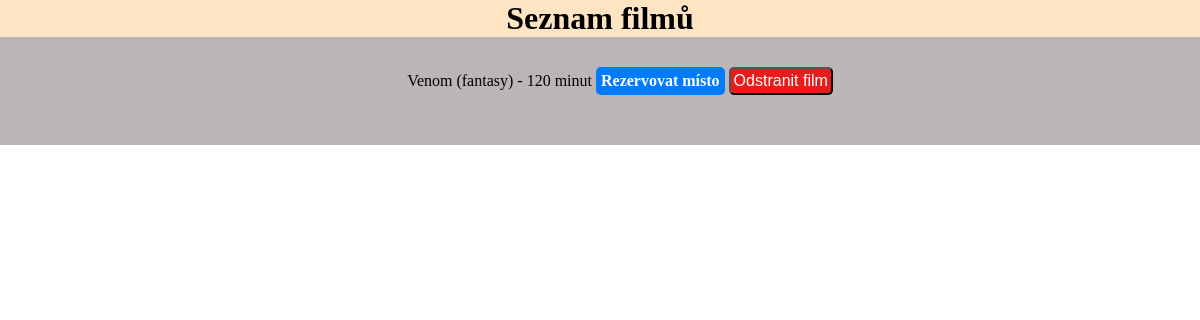
The app's page /, older data.
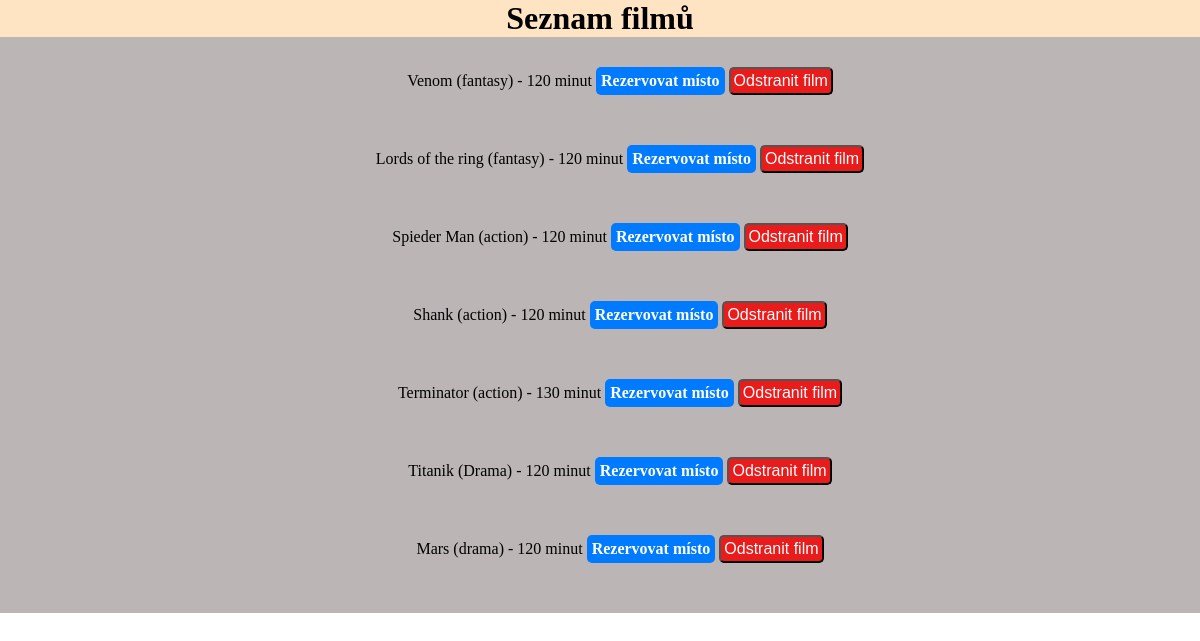
The same page, newer data.
### rezervace/models.py (models this page shows, shortened)
class Movie(models.Model):
    title = models.CharField(max_length=100)
    genre = models.CharField(max_length=50)
    length = models.PositiveIntegerField()

### rezervace/views.py (the view)
# urls.py: path('', views.index, name='index'),
def index(request):
    movies = (Movie.objects.all())  # Získání všech filmů z databáze
    return render(request, 'reservation/index.html', {'movies': movies})

### rezervace/templates/reservation/index.html (shortened to what this page needs)
<!DOCTYPE html>
<html lang="cs">
<head>
    {% load static %}
    <link rel="stylesheet" href="{% static 'css/index.css' %}">
</head>
<body>
    <h1>Seznam filmů</h1>
    <ul>
        {% for movie in movies %}
            <li>
                {{ movie.title }} ({{ movie.genre }}) - {{ movie.length}} minut
                <a class=button href="{% url 'movie_seats' movie.id %}">Rezervovat místo</a>
                <form action="{% url 'delete_movie' movie.id %}" method="POST" style="display:inline;">
                    <button class=delete_movie type="submit">Odstranit film</button>
                </form>
            </li>
        {% endfor %}
    </ul>
</body>
</html>

### rezervace/static/css/index.css (style rules this page uses)
body { margin: 0; padding: 0; list-style: none; box-sizing: border-box; }
h1 { width: 100%; text-align: center; background-color: bisque; padding: 0px; margin: 0px; }
ul { width: 100%; margin: 0; padding-top: 30px; list-style: none; box-sizing: border-box; background-color: #bcb5b5; }
li { width: 100%; text-align: center; padding-bottom: 50px; }
a { text-decoration: none; color: black; font-size: 20px; font-weight: bold; }
.button { display: inline-block; padding: 5px 5px; background-color: #007BFF; color: white; text-decoration: none; border-radius: 5px; font-size: 16px; text-align: center; transition: background-color 0.3s; }
.delete_movie { display: inline-block; padding: 3px 3px; background-color: #ea1b1b; color: white; text-decoration: none; border-radius: 5px; font-size: 16px; text-align: center; }

Row changes from the older to the newer data that the page shows:
added Movie: title "Lords of the ring", genre "fantasy", length "120"
added Movie: title "Spieder Man", genre "action", length "120"
added Movie: title "Shank", genre "action", length "120"
added Movie: title "Terminator", genre "action", length "130"
added Movie: title "Titanik", genre "Drama", length "120"
added Movie: title "Mars", genre "drama", length "120"
